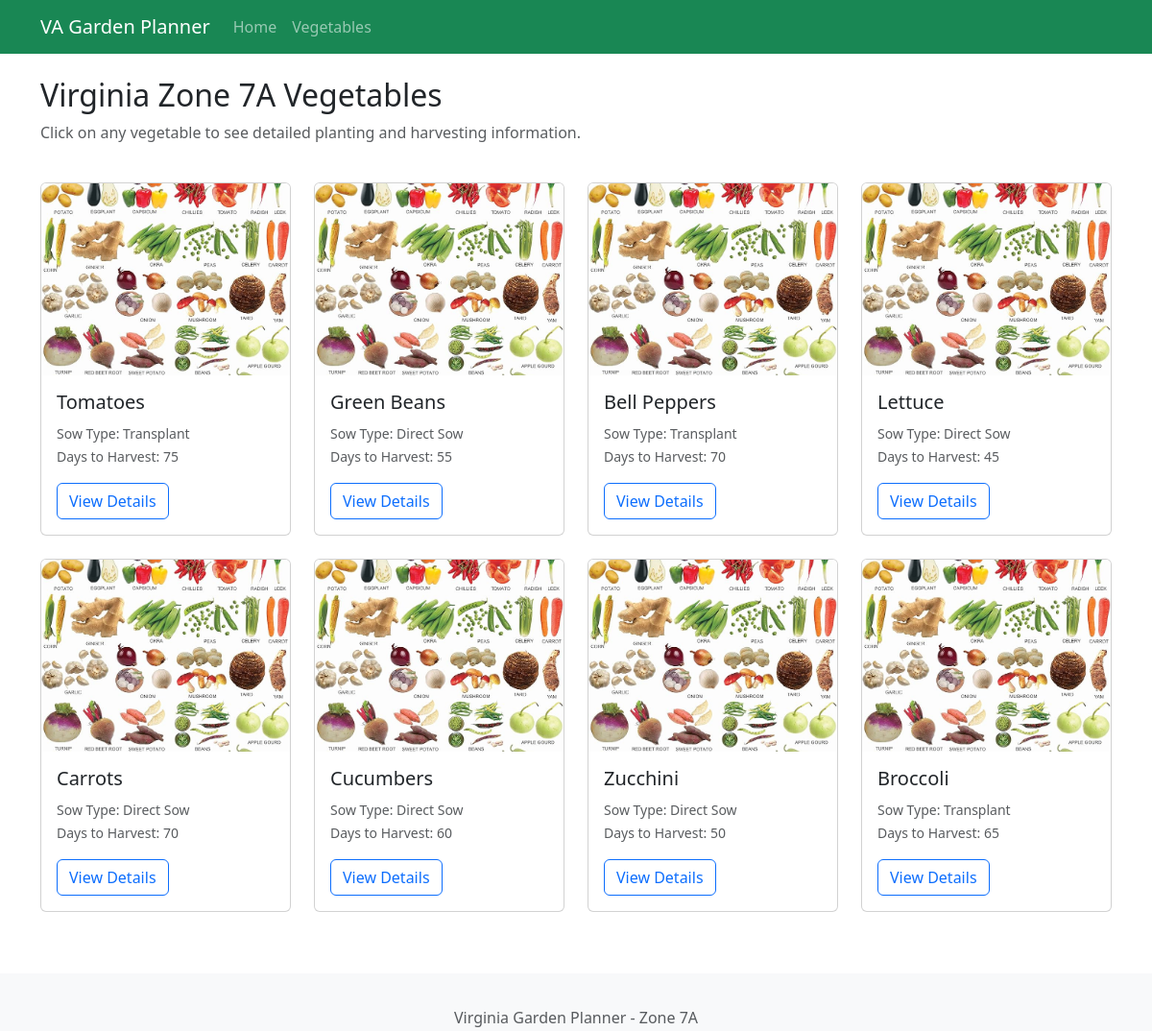
/vegetables, run on the app's committed database.
### tables this page shows
CREATE TABLE vegetables (
            id INTEGER PRIMARY KEY AUTOINCREMENT,
            name TEXT NOT NULL,
            sow_type TEXT NOT NULL,
            days_to_harvest INTEGER,
            plant_spacing INTEGER,
            seed_depth FLOAT,
            sow_start_date TEXT,
            sow_end_date TEXT,
            harvest_start_date TEXT,
            harvest_end_date TEXT,
            image_url TEXT
        );

### app.py (the view)
@app.route("/vegetables")
def vegetables():
    with sqlite3.connect("garden.db") as conn:
        conn.row_factory = sqlite3.Row  # This allows accessing columns by name
        c = conn.cursor()
        c.execute("SELECT * FROM vegetables")
        vegetables = c.fetchall()
    return render_template("vegetables.html", vegetables=vegetables)

### templates/vegetables.html (shortened to what this page needs)
{% extends "base.html" %}
{% block content %}
<div class="row mb-4">
    <div class="col">
        <h2>Virginia Zone 7A Vegetables</h2>
        <p class="text-muted">Click on any vegetable to see detailed planting and harvesting information.</p>
    </div>
</div>
<div class="row row-cols-1 row-cols-md-3 row-cols-lg-4 g-4">
    {% if vegetables %}
        {% for veg in vegetables %}
            <div class="col">
                <div class="card h-100">
                    {% if veg['image_url'] %}
                        <img src="{{ veg['image_url'] }}" class="card-img-top" alt="{{ veg['name'] }}" style="height: 200px; object-fit: cover;">
                    {% else %}
                        <div class="card-img-top bg-light d-flex align-items-center justify-content-center" style="height: 200px;">
                            <span class="text-muted">No image available</span>
                        </div>
                    {% endif %}
                    <div class="card-body">
                        <h5 class="card-title">{{ veg['name'] }}</h5>
                        <p class="card-text">
                            <small class="text-muted">
                                Sow Type: {{ veg['sow_type'] }}<br>
                                Days to Harvest: {{ veg['days_to_harvest'] }}
                            </small>
                        </p>
                        <a href="{{ url_for('vegetable_detail', id=veg['id']) }}" class="btn btn-outline-primary stretched-link">View Details</a>
                    </div>
                </div>
            </div>
        {% endfor %}
    {% else %}
        <div class="col-12">
            <div class="alert alert-info">
                No vegetables found in the database. Check back soon!
            </div>
        </div>
    {% endif %}
</div>
{% endblock %}

### templates/base.html (shortened to what this page needs)
<!DOCTYPE html>
<html lang="en">
<head>
    <link href="https://cdn.jsdelivr.net/npm/bootstrap@5.3.0/dist/css/bootstrap.min.css" rel="stylesheet">
    <link rel="stylesheet" href="{{ url_for('static', filename='css/style.css') }}">
</head>
<body>
    <nav class="navbar navbar-expand-lg navbar-dark bg-success">
        <div class="container">
            <a class="navbar-brand" href="/">VA Garden Planner</a>
            <div class="collapse navbar-collapse" id="navbarNav">
                <ul class="navbar-nav">
                    <li class="nav-item">
                        <a class="nav-link" href="/">Home</a>
                    </li>
                    <li class="nav-item">
                        <a class="nav-link" href="/vegetables">Vegetables</a>
                    </li>
                </ul>
            </div>
        </div>
    </nav>
    <div class="container mt-4">
        {% block content %}{% endblock %}
    </div>
    <footer class="footer mt-5 py-3 bg-light">
        <div class="container text-center">
            <span class="text-muted">Virginia Garden Planner - Zone 7A</span>
        </div>
    </footer>
</body>
</html>

### static/css/style.css (style rules this page uses)
html { position: relative; min-height: 100%; }
body { margin-bottom: 60px; }
.footer { position: absolute; bottom: 0; width: 100%; height: 60px; line-height: 60px; }
.card { transition: transform 0.2s ease-in-out; }

### data on the page
vegetables: name "Tomatoes", sow_type "Transplant", days_to_harvest "75"
vegetables: name "Green Beans", sow_type "Direct Sow", days_to_harvest "55"
vegetables: name "Bell Peppers", sow_type "Transplant", days_to_harvest "70"
vegetables: name "Lettuce", sow_type "Direct Sow", days_to_harvest "45"
vegetables: name "Carrots", sow_type "Direct Sow", days_to_harvest "70"
vegetables: name "Cucumbers", sow_type "Direct Sow", days_to_harvest "60"
vegetables: name "Zucchini", sow_type "Direct Sow", days_to_harvest "50"
vegetables: name "Broccoli", sow_type "Transplant", days_to_harvest "65"
